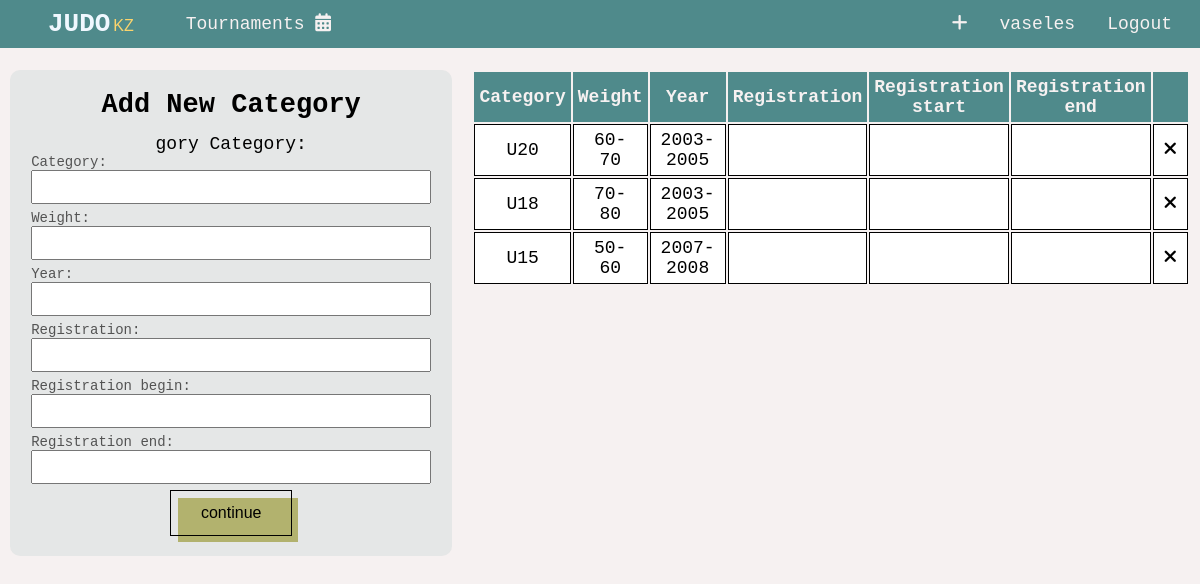
Before: /tournaments/weight-categories (signed in) with the older database file.
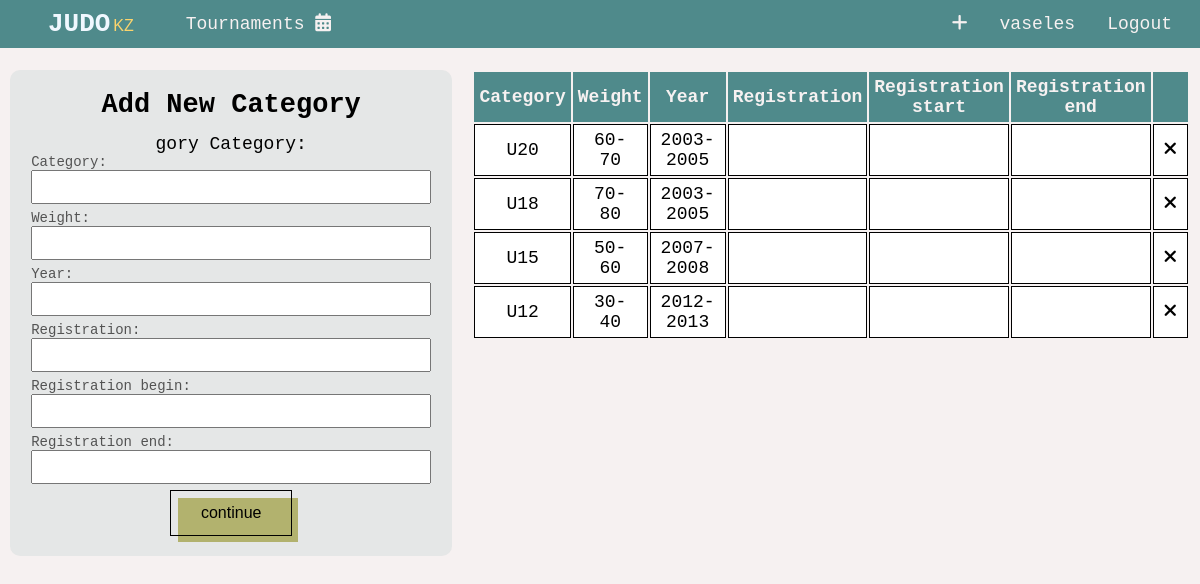
After: the same page with the newer database file.
### base/models.py (models this page shows, shortened)
class WeightCategory(models.Model):
   slug  = models.CharField(max_length=50, default='')
   category = models.CharField(max_length=20, blank=True)
   gender = models.CharField(max_length=20, blank=True)
   weight = models.CharField(max_length=100, blank=True)
   year = models.CharField(max_length=20, blank=True)
   participants = models.ManyToManyField(Participant, default=[], blank=True)
   registration = models.CharField(max_length=40, blank=True)
   registration_begin = models.CharField(max_length=40, blank=True)
   registration_end = models.CharField(max_length=40, blank=True)

### base/views/tournaments.py (the view, shortened to what this page needs)
# urls.py: path('tournaments/weight-categories', tournaments.weight_categories, name='weight_categories'),
@login_required(login_url='base:login')
def weight_categories(request):
   weight_categories = get_all_weight_category()
   form = WeightCategoryForm()
   context = {
      'weight_categories': weight_categories,
      'form': form
   }
   return render(request, 'base/tournaments/weight_categories.html', context)

### base/forms.py
class WeightCategoryForm(ModelForm):
   class Meta:
      model = WeightCategory
      fields = ['category', 'weight', 'year', 'registration','registration_begin', 'registration_end']

### base/services.py (called while the page is built)
def get_all_weight_category():
   return WeightCategory.objects.all()

### base/templates/base/tournaments/weight_categories.html (shortened to what this page needs)
{% include 'main.html' %}
{% load static %}
{% block title %}
   <link rel="stylesheet" href="{% static 'css/tournaments/weight_categories.css' %}">
{% endblock title %}
{% block content %}
   <div class="categories">
      <form method="POST">
         <h2>Add New Category</h2>
         gory
         Category:
         {% for field in form  %}
            <div class = "form__component">
               {{ field.label_tag }} {{ field }}
            </div>
         {% endfor %}
         <button type="submit" class="btn btn-primary" id="button">continue</button>
      </form>
      <table class="show__all__categories">
         <thead>
            <tr class="table__head">
               <th scope="col">Category</th>
               <th scope="col">Weight</th>
               <th scope="col">Year</th>
               <th>Registration</th>
               <th>Registration start</th>
               <th>Registration end</th>
               <th scope="col"></th>
            </tr>
         </thead>
         <tbody>
         {% for category in weight_categories  %}
               <tr class="candidates-list">
                  <td scope="col">{{ category.category }}</td>
                  <td scope="col">{{category.weight}}</td>
                  <td scope="col">{{category.year}}</td>
                  <td scope="col">{{category.registration}}</td>
                  <td scope="col">{{category.registration_begin}}</td>
                  <td scope="col">{{category.registration_end}}</td>
                  <td scope="col" class="td_delete"><a href="{% url 'base:weight_categories_delete' category.id %}" class="fa-solid fa-xmark"></a></td>
               </tr>
         {% endfor %}
         </tbody>
      </table>
   </div>
{% endblock content %}

Changed rows visible on the page:
added WeightCategory: category "U12", weight "30-40", year "2012-2013"
